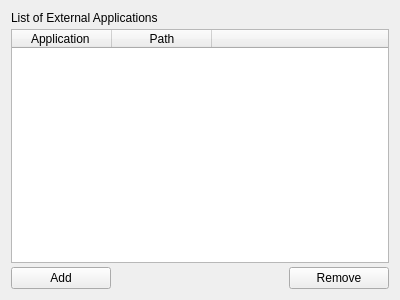
<?xml version="1.0" encoding="UTF-8"?>
<ui version="4.0">
 <class>recon_configuration_page_external_applications</class>
 <widget class="QWidget" name="recon_configuration_page_external_applications">
  <property name="geometry">
   <rect>
    <x>0</x>
    <y>0</y>
    <width>400</width>
    <height>300</height>
   </rect>
  </property>
  <property name="windowTitle">
   <string>Form</string>
  </property>
  <layout class="QVBoxLayout" name="verticalLayout_2">
   <item>
    <layout class="QVBoxLayout" name="verticalLayout">
     <property name="spacing">
      <number>4</number>
     </property>
     <item>
      <widget class="QLabel" name="label">
       <property name="text">
        <string>List of External Applications</string>
       </property>
      </widget>
     </item>
     <item>
      <widget class="QTableWidget" name="tableWidget_external_applications">
       <property name="editTriggers">
        <set>QAbstractItemView::NoEditTriggers</set>
       </property>
       <property name="alternatingRowColors">
        <bool>true</bool>
       </property>
       <property name="selectionMode">
        <enum>QAbstractItemView::SingleSelection</enum>
       </property>
       <property name="selectionBehavior">
        <enum>QAbstractItemView::SelectRows</enum>
       </property>
       <property name="showGrid">
        <bool>false</bool>
       </property>
       <attribute name="horizontalHeaderStretchLastSection">
        <bool>true</bool>
       </attribute>
       <column>
        <property name="text">
         <string>Application </string>
        </property>
       </column>
       <column>
        <property name="text">
         <string>Path</string>
        </property>
       </column>
       <column>
        <property name="text">
         <string/>
        </property>
       </column>
      </widget>
     </item>
     <item>
      <layout class="QHBoxLayout" name="horizontalLayout">
       <item>
        <widget class="QPushButton" name="pushButton_add">
         <property name="minimumSize">
          <size>
           <width>100</width>
           <height>0</height>
          </size>
         </property>
         <property name="text">
          <string>Add</string>
         </property>
        </widget>
       </item>
       <item>
        <spacer name="horizontalSpacer">
         <property name="orientation">
          <enum>Qt::Horizontal</enum>
         </property>
         <property name="sizeHint" stdset="0">
          <size>
           <width>40</width>
           <height>20</height>
          </size>
         </property>
        </spacer>
       </item>
       <item>
        <widget class="QPushButton" name="pushButton_remove">
         <property name="minimumSize">
          <size>
           <width>100</width>
           <height>0</height>
          </size>
         </property>
         <property name="text">
          <string>Remove</string>
         </property>
        </widget>
       </item>
      </layout>
     </item>
    </layout>
   </item>
  </layout>
 </widget>
 <resources/>
 <connections/>
</ui>
